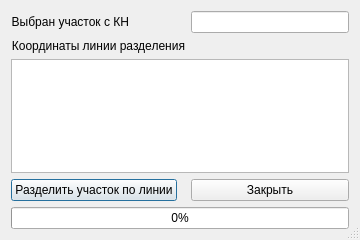
<?xml version="1.0" encoding="UTF-8"?>
<ui version="4.0">
 <class>SplitParcel</class>
 <widget class="QDialog" name="SplitParcel">
  <property name="geometry">
   <rect>
    <x>0</x>
    <y>0</y>
    <width>360</width>
    <height>240</height>
   </rect>
  </property>
  <property name="sizePolicy">
   <sizepolicy hsizetype="Preferred" vsizetype="Preferred">
    <horstretch>0</horstretch>
    <verstretch>0</verstretch>
   </sizepolicy>
  </property>
  <property name="windowTitle">
   <string>Разделение ЗУ</string>
  </property>
  <property name="windowIcon">
   <iconset resource="../resources.qrc">
    <normaloff>:/plugins/openland/icons/splitparcel.png</normaloff>:/plugins/openland/icons/splitparcel.png</iconset>
  </property>
  <property name="sizeGripEnabled">
   <bool>true</bool>
  </property>
  <property name="modal">
   <bool>true</bool>
  </property>
  <layout class="QFormLayout" name="formLayout">
   <property name="fieldGrowthPolicy">
    <enum>QFormLayout::AllNonFixedFieldsGrow</enum>
   </property>
   <item row="0" column="0">
    <widget class="QLabel" name="label">
     <property name="text">
      <string>&lt;html&gt;&lt;head/&gt;&lt;body&gt;&lt;p align=&quot;right&quot;&gt;Выбран участок с КН&lt;/p&gt;&lt;/body&gt;&lt;/html&gt;</string>
     </property>
    </widget>
   </item>
   <item row="0" column="1">
    <widget class="QLineEdit" name="lineEditKN">
     <property name="readOnly">
      <bool>true</bool>
     </property>
    </widget>
   </item>
   <item row="1" column="0">
    <widget class="QLabel" name="label_2">
     <property name="text">
      <string>&lt;html&gt;&lt;head/&gt;&lt;body&gt;&lt;p align=&quot;right&quot;&gt;Координаты линии разделения&lt;/p&gt;&lt;/body&gt;&lt;/html&gt;</string>
     </property>
    </widget>
   </item>
   <item row="2" column="0" colspan="2">
    <widget class="QListWidget" name="listWidget"/>
   </item>
   <item row="3" column="0">
    <widget class="QPushButton" name="pushButtonOk">
     <property name="text">
      <string>Разделить участок по линии</string>
     </property>
     <property name="icon">
      <iconset resource="../resources.qrc">
       <normaloff>:/plugins/openland/icons/splitparcel.png</normaloff>:/plugins/openland/icons/splitparcel.png</iconset>
     </property>
    </widget>
   </item>
   <item row="3" column="1">
    <widget class="QPushButton" name="pushButtonCancel">
     <property name="sizePolicy">
      <sizepolicy hsizetype="Expanding" vsizetype="Fixed">
       <horstretch>0</horstretch>
       <verstretch>0</verstretch>
      </sizepolicy>
     </property>
     <property name="text">
      <string>Закрыть</string>
     </property>
     <property name="icon">
      <iconset resource="../resources.qrc">
       <normaloff>:/plugins/openland/icons/close.png</normaloff>:/plugins/openland/icons/close.png</iconset>
     </property>
    </widget>
   </item>
   <item row="4" column="0" colspan="2">
    <widget class="QProgressBar" name="progressBar">
     <property name="value">
      <number>0</number>
     </property>
    </widget>
   </item>
  </layout>
 </widget>
 <tabstops>
  <tabstop>lineEditKN</tabstop>
  <tabstop>listWidget</tabstop>
  <tabstop>pushButtonOk</tabstop>
  <tabstop>pushButtonCancel</tabstop>
 </tabstops>
 <resources>
  <include location="../resources.qrc"/>
 </resources>
 <connections/>
</ui>
